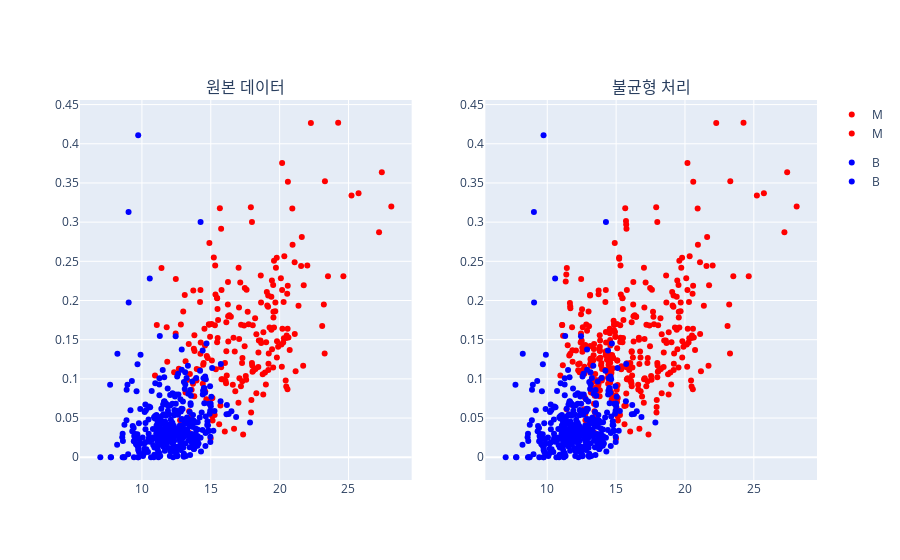

This figure's notebook cell:
### Markdown cell above
- adasyn(adaptive synethic sampling): smote을 기반으로 더욱 사실적인 데이터를 생성하기 위해 가상 선 위 데이터를 생성할 때, 가중치를 부여하여 가상의 데이터를 생성

### Code cell
from imblearn.over_sampling import ADASYN

sampling_model = ADASYN()
x_resample, y_resample = sampling_model.fit_resample(x, y)
x_resample['Diagnosis_resample'] = y_resample.replace({1:'M', 0:'B'})
print(y_resample.value_counts())
plot_resample(x_resample, fig1)

### Figure 1 — Plotly figure (JSON) as saved in the notebook; plotly's stock layout.template omitted (floating-point values rounded to 4 significant figures; data arrays with more than 128 entries replaced by an {"elided": "..."} marker saying what was removed)
{"data": [{"hovertemplate": "Diagnosis=M<br>Mean Radius=%{x}<br>Mean Concavity=%{y}<extra></extra>", "legendgroup": "M", "marker": {"color": "red", "symbol": "circle"}, "mode": "markers", "name": "M", "orientation": "v", "showlegend": true, "type": "scatter", "x": {"elided": "212 float values"}, "xaxis": "x", "y": {"elided": "212 float values"}, "yaxis": "y"}, {"hovertemplate": "Diagnosis=B<br>Mean Radius=%{x}<br>Mean Concavity=%{y}<extra></extra>", "legendgroup": "B", "marker": {"color": "blue", "symbol": "circle"}, "mode": "markers", "name": "B", "orientation": "v", "showlegend": true, "type": "scatter", "x": {"elided": "357 float values"}, "xaxis": "x", "y": {"elided": "357 float values"}, "yaxis": "y"}, {"hovertemplate": "Diagnosis_resample=M<br>Mean Radius=%{x}<br>Mean Concavity=%{y}<extra></extra>", "legendgroup": "M", "marker": {"color": "red", "symbol": "circle"}, "mode": "markers", "name": "M", "orientation": "v", "showlegend": true, "type": "scatter", "x": {"elided": "362 float values"}, "xaxis": "x2", "y": {"elided": "362 float values"}, "yaxis": "y2"}, {"hovertemplate": "Diagnosis_resample=B<br>Mean Radius=%{x}<br>Mean Concavity=%{y}<extra></extra>", "legendgroup": "B", "marker": {"color": "blue", "symbol": "circle"}, "mode": "markers", "name": "B", "orientation": "v", "showlegend": true, "type": "scatter", "x": {"elided": "357 float values"}, "xaxis": "x2", "y": {"elided": "357 float values"}, "yaxis": "y2"}], "layout": {"annotations": [{"font": {"size": 16}, "showarrow": false, "text": "원본 데이터", "x": 0.225, "xanchor": "center", "xref": "paper", "y": 1, "yanchor": "bottom", "yref": "paper"}, {"font": {"size": 16}, "showarrow": false, "text": "불균형 처리", "x": 0.775, "xanchor": "center", "xref": "paper", "y": 1, "yanchor": "bottom", "yref": "paper"}], "xaxis": {"anchor": "y", "domain": [0, 0.45]}, "xaxis2": {"anchor": "y2", "domain": [0.55, 1]}, "yaxis": {"anchor": "x", "domain": [0, 1]}, "yaxis2": {"anchor": "x2", "domain": [0, 1]}}}
